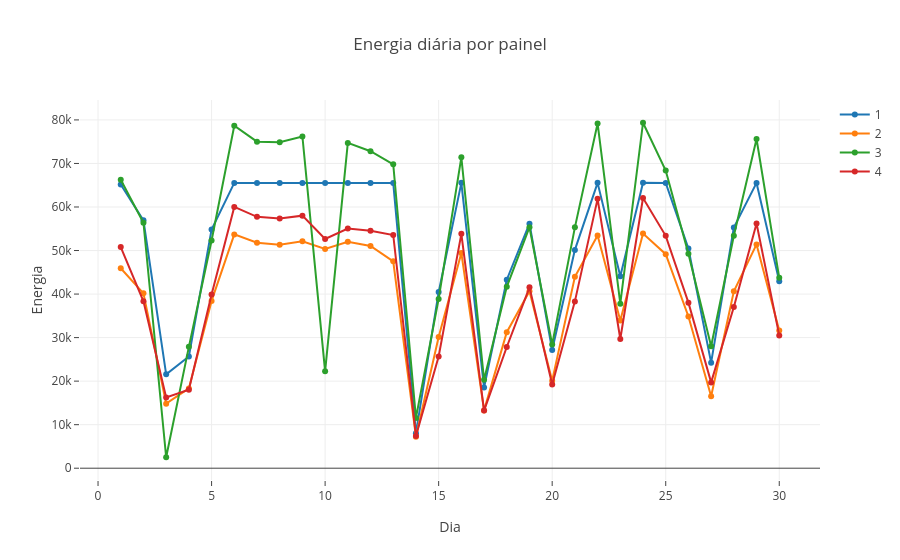

This figure's notebook cell:
### Code cell
sctt = []
for srv in range(1,5,1):
    subset = trace1[trace1['painel'] == float(srv)];
    sctt.append(go.Scatter(
                    x = subset['dia'],
                    y = subset['total'],
                    name = srv,
                    mode = 'lines+markers')
               )

data = sctt
layout = dict(title = 'Energia diária por painel',
              xaxis= dict(title= 'Dia',zeroline= False,
                         ticks='outside'),
              yaxis = dict(title= 'Energia',
                            ticks='outside')
             )
fig = dict(data = data, layout = layout)
iplot(fig)

### Figure 1 — Plotly figure (JSON) as saved in the notebook; plotly's stock layout.template omitted (floating-point values rounded to 4 significant figures)
{"data": [{"mode": "lines+markers", "name": "1", "type": "scatter", "uid": "327d6202-f1e7-11e8-87d8-14dda982e0f7", "x": [1, 2, 3, 4, 5, 6, 7, 8, 9, 10, 11, 12, 13, 14, 15, 16, 17, 18, 19, 20, 21, 22, 23, 24, 25, 26, 27, 28, 29, 30], "y": [65150, 56930, 21571, 25671, 54820, 65530, 65530, 65530, 65530, 65530, 65530, 65530, 65530, 8044, 40450, 65540, 18530, 43300, 56160, 27156, 50150, 65540, 44070, 65540, 65530, 50460, 24247, 55290, 65530, 42950]}, {"mode": "lines+markers", "name": "2", "type": "scatter", "uid": "327d6203-f1e7-11e8-a1ea-14dda982e0f7", "x": [1, 2, 3, 4, 5, 6, 7, 8, 9, 10, 11, 12, 13, 14, 15, 16, 17, 18, 19, 20, 21, 22, 23, 24, 25, 26, 27, 28, 29, 30], "y": [45940, 40160, 14821, 18321, 38430, 53710, 51810, 51320, 52140, 50340, 52020, 51040, 47510, 7243, 30120, 49440, 13281, 31237, 40650, 20114, 43980, 53440, 33940, 53890, 49170, 34860, 16519, 40650, 51410, 31640]}, {"mode": "lines+markers", "name": "3", "type": "scatter", "uid": "327d6204-f1e7-11e8-8688-14dda982e0f7", "x": [1, 2, 3, 4, 5, 6, 7, 8, 9, 10, 11, 12, 13, 14, 15, 16, 17, 18, 19, 20, 21, 22, 23, 24, 25, 26, 27, 28, 29, 30], "y": [66240, 56390, 2518, 27878, 52320, 78650, 75010, 74850, 76190, 22257, 74720, 72810, 69810, 11560, 38880, 71410, 20322, 41670, 55360, 28415, 55320, 79190, 37790, 79350, 68380, 49280, 28026, 53390, 75610, 43730]}, {"mode": "lines+markers", "name": "4", "type": "scatter", "uid": "327d6205-f1e7-11e8-a6d6-14dda982e0f7", "x": [1, 2, 3, 4, 5, 6, 7, 8, 9, 10, 11, 12, 13, 14, 15, 16, 17, 18, 19, 20, 21, 22, 23, 24, 25, 26, 27, 28, 29, 30], "y": [50800, 38330, 16263, 18023, 39920, 60020, 57740, 57340, 58010, 52650, 55040, 54560, 53570, 7405, 25648, 53840, 13245, 27847, 41560, 19238, 38320, 61870, 29684, 62070, 53380, 38030, 19716, 37030, 56220, 30504]}], "layout": {"title": "Energia diária por painel", "xaxis": {"ticks": "outside", "title": "Dia", "zeroline": false}, "yaxis": {"ticks": "outside", "title": "Energia"}}}
